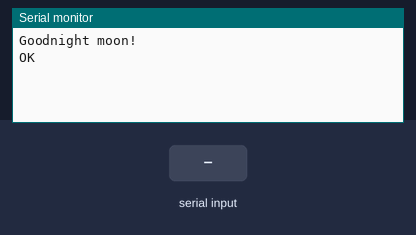
Recording of a sketch running on a simulated Arduino Uno, built with avr-gcc and run on an emulated ATmega328P. On the bench: the last lines printed to the serial monitor. The inputs (shaded band) are chosen by the test bench. The modem accepts every AT command (registered, SIM ready, sends succeed) and sends nothing else.

Above: at 1.2 s.
1.3 s: "1" received over the second serial link
At 2.5 s:
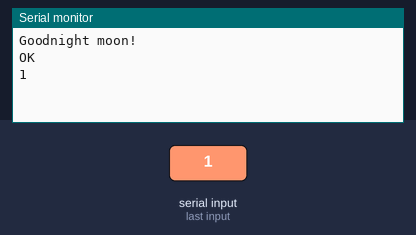
2.8 s: "0" received over the second serial link
At 3.9 s:
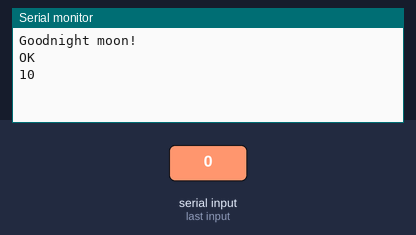

Measured:
- after the input at 1.3 s, the serial monitor: prints a new line at once (image 1)
- after the input at 2.8 s, the serial monitor: prints a new line at once (image 2)

The sketch:

sketch_nov04a.ino
```cpp
#include <SoftwareSerial.h>

SoftwareSerial mySerial(13, 12); // RX, TX

void setup() {
  // Open serial communications and wait for port to open:
  Serial.begin(115200);
  while (!Serial) {
    ; // wait for serial port to connect. Needed for native USB port only
  }


  Serial.println("Goodnight moon!");

  // set the data rate for the SoftwareSerial port
  mySerial.begin(115200);
  mySerial.println("AT");
}

void loop() { // run over and over
  if (mySerial.available()) {
    Serial.write(mySerial.read());
  }
  if (Serial.available()) {
    mySerial.write(Serial.read());
  }
}
```
